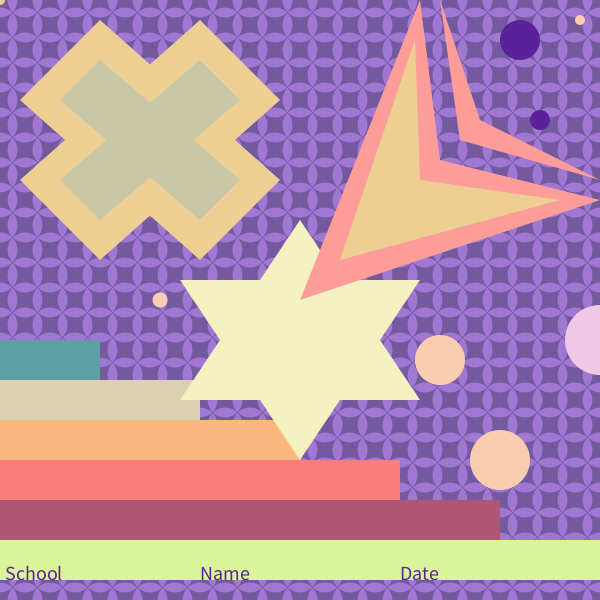
Frame 1 (no input)
Frame 60 (the mouse pressed at the canvas centre just before this capture): identical to frame 1, image omitted
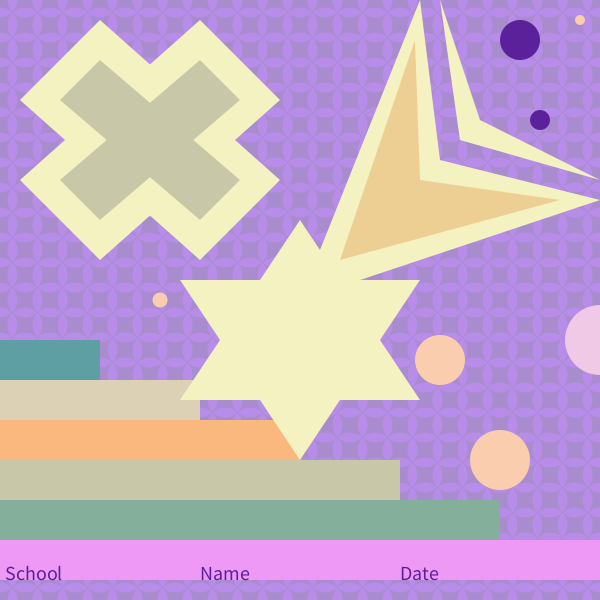
Frame 120 (the mouse held since frame 60 and released just before this capture)

The Processing sketch that drew these frames (run headless with seeded random() and noise(); from frame 60 on, the mouse is pressed at the canvas centre):

// Processing sketch: processing_14420
// ── processing_14420.pde

int x = 600;  

int y = 340;   

int radius = 70;  
void setup(){
  size(600,600);
  noStroke();
  noStroke();
  fill(225);
  
}
void draw(){ 
 
 //background color change   
 float mapColorR=map(mouseX,0,600,10,255);
  float mapColorG=map(mouseX,0,600,20,255);
   float mapColorB=map(mouseX,0,600,30,255);
  fill(mapColorR,mapColorG,mapColorB);
  rect(0,0,width,height);
  
  for (int y=0; y <= height; y +=25){  

  for (int x= 0; x <= width; x +=25){  

    fill (196,142,255,144);  

    ellipse(x,y,35,35); }
  }
  
 
  //rect1 color change

 if ((mouseX >0) && (mouseX <100)&&
  (mouseY > 40) && (mouseY < 340)) {
    fill(254,67,101);
  }else{fill(94,159,163);
  }
rect(0,340,100,40);
 //rect2 color change
if ((mouseX >0) && (mouseX <200)&&
  (mouseY > 40) && (mouseY < 380)) {
    fill(252,157,154);
  }else{fill(220,209,180);
  }
rect(0,380,200,40);
 //rect3 color change
  if ((mouseX >0) && (mouseX <300)&&
  (mouseY > 40) && (mouseY < 420)) {
    fill(249,205,173);
  }else{fill(250,184,127);
  }
rect(0,420,300,40);
 //rect4 color change
if ((mouseX >0) && (mouseX <400)&&
  (mouseY > 40) && (mouseY < 460)) {
    fill(200,200,169);
  }else{fill(248,126,123);
  }
rect(0,460,400,40);
 //rect5 color change
if ((mouseX >0) && (mouseX <500)&&
  (mouseY > 40) && (mouseY < 500)) {
    fill(131,175,155);
  }else{fill(176,85,116);
  }
rect(0,500,500,40);
 //rect6 color change
 if ((mouseX >0) && (mouseX <540)&&
  (mouseY > 40) && (mouseY < 600)) {
    fill(238,153,245);
  }else{fill(218,245,153);
  }
rect(0,540,600,40);
 //ellipse color change
if ((mouseX >120) && (mouseX <300)&&
  (mouseY > 120) && (mouseY < 300)) {
    fill(156,184,180);
  }else{fill(245,242,193);
  }
 triangle(180,280,300,460,420,280);
triangle(180,400,420,400,300,220);
  //
 
   if (mousePressed == true) {
    if(mouseButton == LEFT) fill(180,195,142);  
  else if (mouseButton == RIGHT) 
      fill(180,195,142); 
 } else {
    fill(237,207,148);
  }quad(200,20,280,100,100,260,20,180);
quad(100,20,280,180,200,260,20,100);
  
  println("X:"+mouseX+"Y:"+mouseY);
  ellipse(mouseX,mouseY,10,10);

 if (mousePressed == true) {
    if(mouseButton == LEFT) //fill(156,48,87);
    fill (249,205,173);
  else if (mouseButton == RIGHT) 
     // fill(172,59,150); 
     fill(250,184,127);
 } else {
fill(252,157,154);
 }quad(300,300,420,0,440,160,600,200);
 //quad(420,0,480,120,600,200,460,140);
 quad(440,0,480,120,600,180,460,140);
 


textSize(20);  

  fill(91,33,155);  

  text("School",5,580);  

  text("Name",200,580);  

  text("Date",400,580);  

  if (keyPressed) {  

    if( (key == 'S') || (key == 's')) {  

      text(":Konkuk",70,580);  

    }  

    if ((key == 'N') || (key == 'n')) {  

      text(":Hao Qingqing",255,580);  

    }  

    if ((key == 'D') || (key == 'd')) {  

      text(":Oct 27. 2010",450,580);  

    }  

  }  

//fill(220,209,180);
ellipse(520,40,40,40);
//fill(252,157,154);
ellipse(540,120,20,20);
fill(249,205,173);
ellipse(580,20,10,10);
//fill(200,200,169);
ellipse(440,360,50,50);
//fill(131,175,155);
ellipse(500,460,60,60);
//fill(176,85,116);
ellipse(160,300,15,15);

 fill(200,200,169);
  quad(200,60,240,100,100,220,60,180);
  quad(100,60,240,180,200,220,60,100);
  fill(237,207,148);
quad(415,40,420,180,560,200,340,260);
//ellipse+++    

float check = dist(x,y,mouseX, mouseY);  

if(check < radius){  

  fill(201,240,213);  

   radius++;  

}else{ fill(240,201,231);}  

ellipse(x,y,radius,radius);  

// moving ellipse  

float mx = constrain(mouseX,240,231);  

float my = constrain(mouseY,255,285);
}
